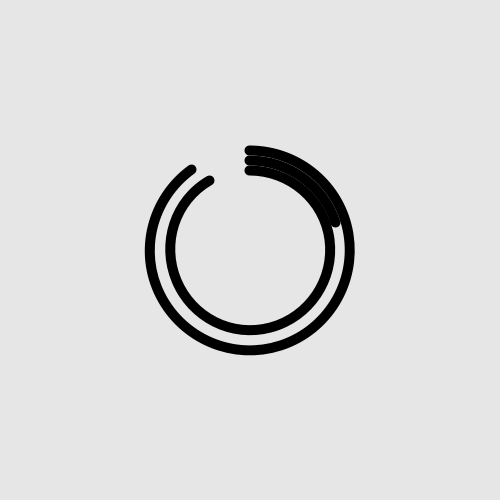
Frame 1 (no input)
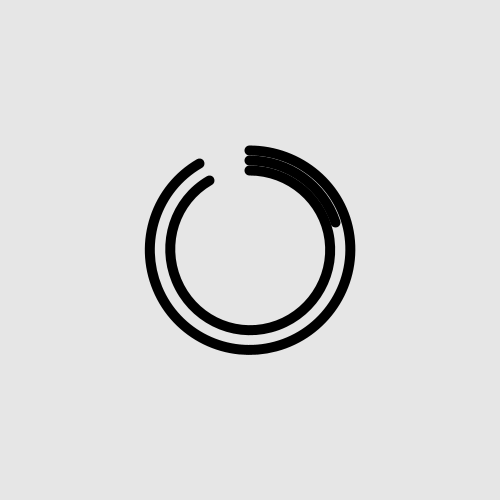
Frame 60 (the mouse pressed at the canvas centre just before this capture)
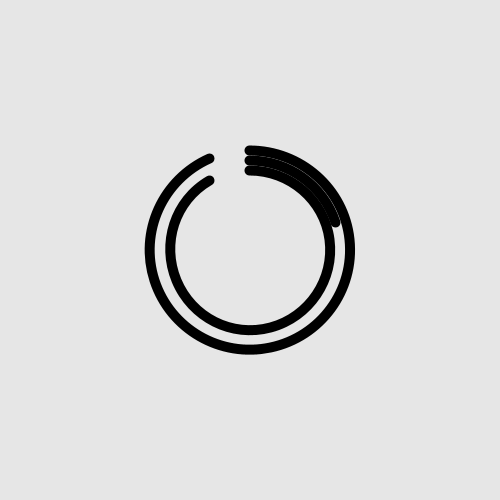
Frame 120 (the mouse held since frame 60 and released just before this capture)

The Processing sketch that drew these frames (run headless with seeded random() and noise(); from frame 60 on, the mouse is pressed at the canvas centre):

// Processing sketch: clockWrong
// ── clockWrong.pde
void setup() {
  size(500, 500);
}

void draw() {
  background(230);
  noFill();
  stroke(0);
  strokeWeight(10);
  strokeCap(ROUND);

  pushMatrix();
  translate(width/2, height/2);
  rotate(-PI/2);
  println(hour());
  arc(0, 0, 200, 200, 0, radians(second()*6));
  arc(0, 0, 180, 180, 0, radians(minute()*6));
  arc(0, 0, 160, 160, 0, radians((hour()-12)*30));
  popMatrix();
}
